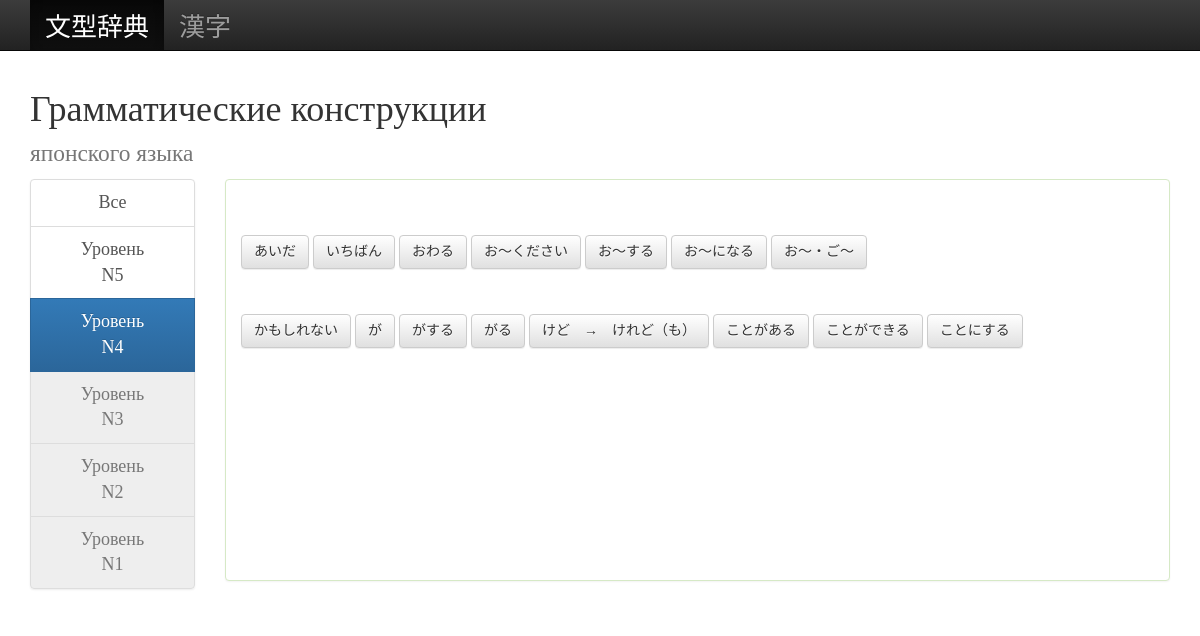
The app's page /level/4/, older data.
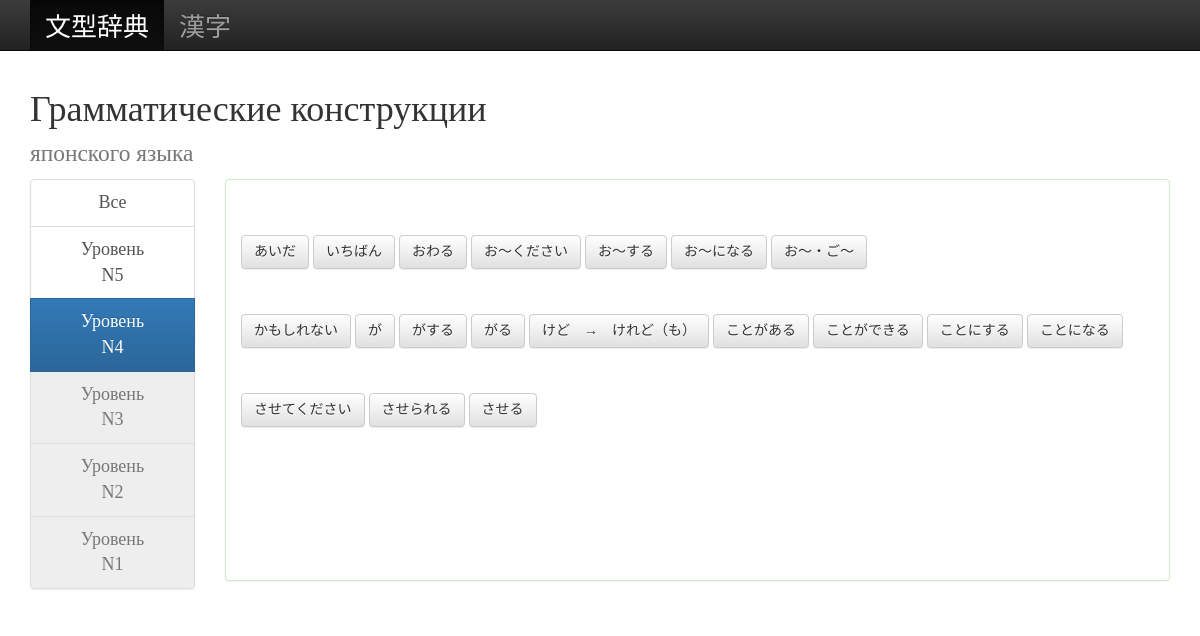
The same page, newer data.
### words/models.py (models this page shows, shortened)
class Word(models.Model):
    word_jap = models.CharField(max_length=300)
    ext_of = models.ForeignKey(Base, related_name='words')

### words/views.py (the view)
# urls.py: url(r'^level/(?P<level>[0-9]+)/$', LevelView.as_view(), name='level'),
class LevelView(TemplateView):
    template_name = 'by_level.html'
    def get_context_data(self, **kwargs):
        context = super(LevelView, self).get_context_data(**kwargs)
        all_subs = SubWord.objects.all()
        counts = [0 for i in range(1, 6)]
        for sw in all_subs:
            counts[sw.level - 1] += 1
        context['count_by_level'] = [{'level': str(i), 'count': counts[i - 1]} for i in range(1, 6)]
        context['level'] = kwargs['level']
        context['section'] = 'jiten'
        context['words'] = Word.objects.filter(subs__level=kwargs['level']).order_by('ext_of__word_jap').order_by('word_jap').distinct().select_related('ext_of')
        return context

### words/templates/by_level.html (shortened to what this page needs)
{% extends 'base.html' %}
{% load static %}
{% block menu %}
  <div class="col-sm-2 hidden-xs">
      <div class="list-group text-center">
      <a href="/" class="list-group-item{% if not level %} active{% endif %}">Все</a>
      {% for cn in count_by_level|dictsortreversed:"level" %}
          <a class="list-group-item {% if level == cn.level %}active{% endif %}{% if cn.count == 0 %} disabled{% endif %}" href="{% if cn.count > 0 %}{% url 'level' cn.level %}{% else %}#{% endif %}">Уровень<br>N{{cn.level}}</a>
      {% endfor %}
      </div>
  </div>
{% endblock menu %}
{% block content %}
<div class="col-sm-10">
  <div class="panel panel-success">
    <div class="panel-body">
      {% for w in words %}
      {% ifchanged w.ext_of %}
        <div class="kata-sym" style="background-image: url({% static 'img/hiragana-chart.png' %}); background-position: -14px -{{ w.ext_of.img_offset }}px;"></div>
      {% endifchanged %}
      <a href="{% url 'subwords' %}?id={{w.id}}&level={{level}}" class="btn btn-default">{{ w.word_jap }}</a>
      {% endfor %}
    </div>
  </div>
</div>
{% endblock content %}

Row changes from the older to the newer data that the page shows:
added Word: word_jap "ことになる"
added Word: word_jap "させてください"
added Word: word_jap "させられる"
added Word: word_jap "させる"
